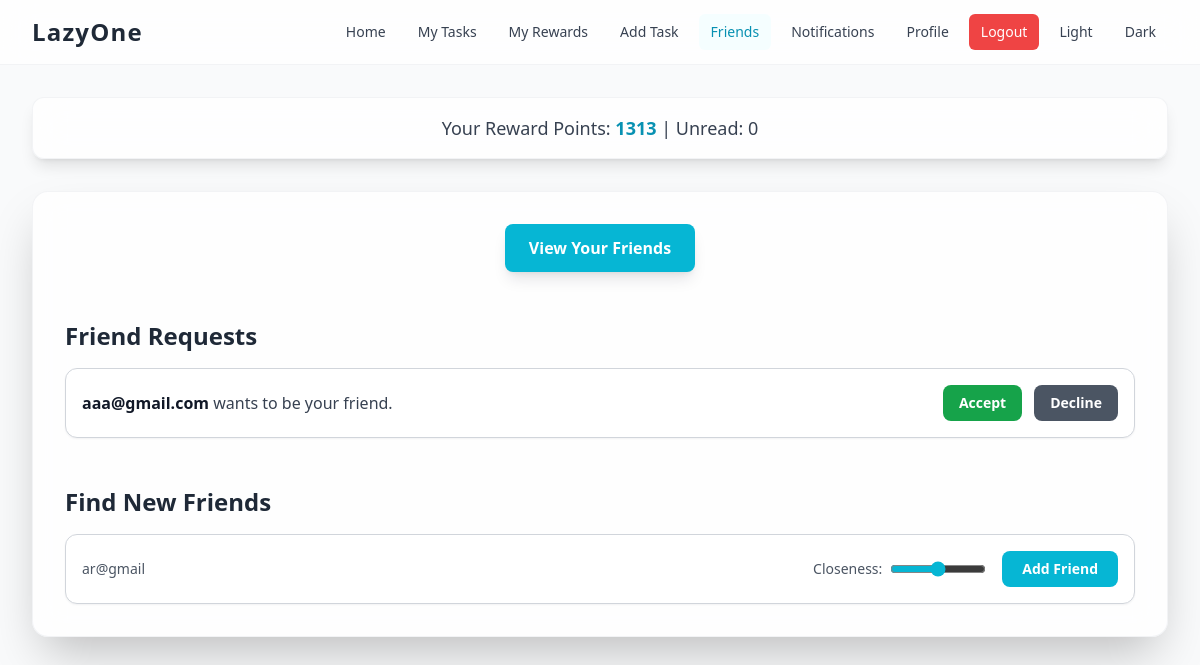
Screenshot of /friends/ (signed in) with the database file from the repository.
### basic/models.py (models this page shows, shortened)
class UserProfile(models.Model):
    user = models.OneToOneField(User, on_delete=models.CASCADE)
    bio = models.CharField(max_length=300,blank=True)
    first_name = models.CharField(max_length=50, blank=True)
    last_name = models.CharField(max_length=50, blank=True)
    college = models.CharField(max_length=100, blank=True)
    room_no = models.CharField(max_length=20, blank=True)
    major = models.CharField(max_length=100, blank=True)
    hostel = models.CharField(max_length=100, blank=True)
    roll_no = models.CharField(max_length=100, blank=True)
    batch = models.IntegerField(default=2029)
    friends = models.ManyToManyField('self', blank=True)
    rewards = models.IntegerField(default=1500)
    phone_number = models.CharField(max_length=20, blank=True)
    is_phone_verified = models.BooleanField(default=False)
    instagram_username = models.CharField(max_length=100, blank=True)
    is_instagram_verified = models.BooleanField(default=False)
    email_otp = models.CharField(max_length=6, blank=True, null=True)
    email_otp_created_at = models.DateTimeField(blank=True, null=True)

class FriendRequest(models.Model):
    from_user = models.ForeignKey(User, related_name='from_user', on_delete=models.CASCADE)
    to_user = models.ForeignKey(User, related_name='to_user', on_delete=models.CASCADE)
    is_accepted = models.BooleanField(default=False)
    created_at = models.DateTimeField(auto_now_add=True)

### basic/views/friends.py (the view)
# urls.py: path('friends/', friends_view, name='friends'),
@login_required(login_url='/login/')
def friends_view(request):
    user_profile = get_object_or_404(UserProfile, user=request.user)
    friendships = Friendship.objects.filter(from_user=user_profile).order_by('-closeness')
    friend_requests = FriendRequest.objects.filter(to_user=request.user, is_accepted=False)
    current_friends = user_profile.friends.all().values_list('user__id', flat=True)
    sent_requests = FriendRequest.objects.filter(from_user=request.user).values_list('to_user_id', flat=True)
    received_requests = FriendRequest.objects.filter(to_user=request.user).values_list('from_user_id', flat=True)
    exclude_ids = set(current_friends) | set(sent_requests) | set(received_requests)
    exclude_ids.add(request.user.id)
    other_users = UserProfile.objects.exclude(user__id__in=exclude_ids)
    context = {
        'friendships': friendships,
        'friend_requests': friend_requests,
        'other_users': other_users
    }
    return render(request, 'friends.html', context)

### basic/context_processors.py (called while the page is built)
def unread_notifications_count(request):
    if request.user.is_authenticated:
        count = request.user.notifications.filter(is_read=False).count()
        return {'unread_notifications_count': count}
    return {'unread_notifications_count': 0}

### basic/templates/friends.html (shortened to what this page needs)
{% extends 'base.html' %}
{% block content %}
<div class="space-y-12">
    <div class="text-center mb-8">
        <button id="open-friends-modal" class="px-6 py-3 bg-cyan-500 hover:bg-cyan-600 text-white font-bold rounded-lg transition-colors duration-200 shadow-lg">
            View Your Friends
        </button>
    </div>
    <div>
        <h2 class="text-2xl font-bold text-gray-800 dark:text-white mb-4">Friend Requests</h2>
        <div class="space-y-3">
            {% for request in friend_requests %}
                <div class="bg-white border border-gray-300 rounded-xl p-4 flex items-center justify-between shadow-sm dark:bg-gray-800 dark:border-gray-700">
                    <p class="text-gray-700 dark:text-gray-300"><strong class="text-gray-900 dark:text-white">{{ request.from_user.username }}</strong> wants to be your friend.</p>
                    <div class="flex items-center space-x-3">
                        <a href="{% url 'accept_friend_request' request.id %}" class="px-4 py-2 bg-green-600 hover:bg-green-700 text-white font-semibold rounded-lg transition-colors text-sm">Accept</a>
                        <a href="{% url 'decline_friend_request' request.id %}" class="px-4 py-2 bg-gray-600 hover:bg-gray-500 text-white font-semibold rounded-lg transition-colors text-sm">Decline</a>
                    </div>
                </div>
            {% empty %}
                <div class="bg-white border border-gray-300 rounded-xl p-8 text-center shadow-sm dark:bg-gray-800 dark:border-gray-700">
                    <p class="text-gray-600 dark:text-gray-400">You have no new friend requests.</p>
                </div>
            {% endfor %}
        </div>
    </div>
    <div>
        <h2 class="text-2xl font-bold text-gray-800 dark:text-white mb-4">Find New Friends</h2>
        <div class="space-y-3">
            {% for profile in other_users %}
                <div class="bg-white border border-gray-300 rounded-xl p-4 flex items-center justify-between shadow-sm dark:bg-gray-800 dark:border-gray-700">
                    <div>
                        <p class="text-sm text-gray-600 dark:text-gray-400">{{ profile.user.username|cut:".com" }}</p>
                    </div>
                    <form action="{% url 'send_friend_request' profile.user.id %}" method="post" class="flex items-center space-x-4">
                        <div class="flex items-center space-x-2">
                            <label for="closeness-{{ profile.user.id }}" class="text-sm text-gray-600 dark:text-gray-400">Closeness:</label>
                            <input type="range" id="closeness-{{ profile.user.id }}" name="closeness" min="0" max="100" value="50" class="w-24 accent-cyan-500">
                        </div>
                        <button type="submit" class="px-5 py-2 bg-cyan-500 hover:bg-cyan-600 text-white font-bold rounded-lg transition-colors text-sm whitespace-nowrap">
                            Add Friend
                        </button>
                    </form>
                </div>
            {% empty %}
                <div class="bg-white border border-gray-300 rounded-xl p-8 text-center shadow-sm dark:bg-gray-800 dark:border-gray-700">
                    <p class="text-gray-600 dark:text-gray-400">No new users to add as friends right now.</p>
                </div>
            {% endfor %}
        </div>
    </div>
</div>
{% endblock %}

### basic/templates/base.html (shortened to what this page needs)
<!DOCTYPE html>
<html lang="en">
<head>
    <script src="https://cdn.tailwindcss.com"></script>
</head>
<body class="font-sans antialiased text-gray-800 bg-gray-50 dark:text-gray-200 dark:bg-gray-900 transition-colors duration-300">
    <div id="vanta-bg"></div>
    <nav id="main-navbar" class="bg-white/80 backdrop-blur-lg border-b border-gray-200/50 sticky top-0 z-50 dark:bg-gray-800/80 dark:border-gray-700/50">
        <div class="max-w-7xl mx-auto px-4 sm:px-6 lg:px-8">
            <div class="flex justify-between items-center h-16">
                <div class="flex-shrink-0">
                    <a href="{% url 'home' %}" class="text-2xl font-bold text-gray-800 tracking-wider dark:text-white">LazyOne</a>
                </div>
                <div class="hidden md:flex md:items-center md:space-x-2">
                    <a href="{% url 'home' %}" class="px-3 py-2 rounded-md text-sm font-medium transition-colors duration-200 {% if request.resolver_match.url_name == 'home' %}text-cyan-600 bg-cyan-50/50 dark:bg-gray-700/50{% else %}text-gray-700 hover:bg-gray-100 hover:text-gray-900 dark:text-gray-300 dark:hover:bg-gray-700/50 dark:hover:text-white{% endif %}">Home</a>
                    {% if user.is_authenticated %}
                        <a href="{% url 'my_tasks' %}" class="px-3 py-2 rounded-md text-sm font-medium transition-colors duration-200 {% if request.resolver_match.url_name == 'my_tasks' %}text-cyan-600 bg-cyan-50/50 dark:bg-gray-700/50{% else %}text-gray-700 hover:bg-gray-100 hover:text-gray-900 dark:text-gray-300 dark:hover:bg-gray-700/50 dark:hover:text-white{% endif %}">My Tasks</a>
                        <a href="{% url 'rewards' %}" class="px-3 py-2 rounded-md text-sm font-medium transition-colors duration-200 {% if request.resolver_match.url_name == 'rewards' %}text-cyan-600 bg-cyan-50/50 dark:bg-gray-700/50{% else %}text-gray-700 hover:bg-gray-100 hover:text-gray-900 dark:text-gray-300 dark:hover:bg-gray-700/50 dark:hover:text-white{% endif %}">My Rewards</a>
                        <a href="{% url 'add_task' %}" class="px-3 py-2 rounded-md text-sm font-medium transition-colors duration-200 {% if request.resolver_match.url_name == 'add_task' %}text-cyan-600 bg-cyan-50/50 dark:bg-gray-700/50{% else %}text-gray-700 hover:bg-gray-100 hover:text-gray-900 dark:text-gray-300 dark:hover:bg-gray-700/50 dark:hover:text-white{% endif %}">Add Task</a>
                        <a href="{% url 'friends' %}" class="px-3 py-2 rounded-md text-sm font-medium transition-colors duration-200 {% if request.resolver_match.url_name == 'friends' %}text-cyan-600 bg-cyan-50/50 dark:bg-gray-700/50{% else %}text-gray-700 hover:bg-gray-100 hover:text-gray-900 dark:text-gray-300 dark:hover:bg-gray-700/50 dark:hover:text-white{% endif %}">Friends</a>
                        <a href="{% url 'notifications' %}" class="flex items-center px-3 py-2 rounded-md text-sm font-medium transition-colors duration-200 {% if request.resolver_match.url_name == 'notifications' %}text-cyan-600 bg-cyan-50/50 dark:bg-gray-700/50{% else %}text-gray-700 hover:bg-gray-100 hover:text-gray-900 dark:text-gray-300 dark:hover:bg-gray-700/50 dark:hover:text-white{% endif %}">
                            <span>Notifications</span>
                        </a>
                        <a href="{% url 'profile' %}" class="px-3 py-2 rounded-md text-sm font-medium transition-colors duration-200 {% if request.resolver_match.url_name == 'profile' %}text-cyan-600 bg-cyan-50/50 dark:bg-gray-700/50{% else %}text-gray-700 hover:bg-gray-100 hover:text-gray-900 dark:text-gray-300 dark:hover:bg-gray-700/50 dark:hover:text-white{% endif %}">Profile</a>
                        <a href="{% url 'logout' %}" class="bg-red-500 hover:bg-red-600 text-white px-3 py-2 rounded-md text-sm font-medium transition-colors duration-200 ml-4">Logout</a>
                    {% else %}
                        <a href="{% url 'login_page' %}" class="bg-cyan-500 hover:bg-cyan-600 text-white px-4 py-2 rounded-md text-sm font-medium transition-colors duration-200 ml-4">Login</a>
                    {% endif %}
                    <button id="light-theme-btn" class="px-3 py-2 rounded-md text-sm font-medium transition-colors duration-200 text-gray-700 hover:bg-gray-100 hover:text-gray-900 dark:text-gray-300 dark:hover:bg-gray-700/50 dark:hover:text-white">Light</button>
                    <button id="dark-theme-btn" class="px-3 py-2 rounded-md text-sm font-medium transition-colors duration-200 text-gray-700 hover:bg-gray-100 hover:text-gray-900 dark:text-gray-300 dark:hover:bg-gray-700/50 dark:hover:text-white">Dark</button>
                </div>
            </div>
        </div>
    </nav>
    <main class="relative z-10 max-w-7xl mx-auto px-4 sm:px-6 lg:px-8 py-8">
        {% if user.is_authenticated and user.userprofile %}
            <div class="bg-white/80 backdrop-blur-lg p-4 rounded-xl mb-8 text-center shadow-lg border border-gray-200/50 dark:bg-gray-800/80 dark:border-gray-700/50">
                <p class="text-lg text-gray-700 dark:text-gray-300">Your Reward Points: <strong class="text-cyan-600 font-semibold">{{ request.user.userprofile.rewards }}</strong> | Unread: {{ unread_notifications_count }}</p>
            </div>
        {% endif %}
        <div class="bg-white/80 backdrop-blur-lg p-6 sm:p-8 rounded-2xl shadow-2xl border border-gray-200/50 dark:bg-gray-800/80 dark:border-gray-700/50">
            {% block content %}
            {% endblock content %}
        </div>
    </main>
</body>
</html>

### basic/templates/base.html (style rules this page uses)
#vanta-bg { position: fixed; top: 0; left: 0; width: 100%; height: 100%; z-index: -1; }
#main-navbar { transition: transform 0.3s ease-in-out; }

### rows the page displays
FriendRequest: from_user.username "aaa@gmail.com"
UserProfile: user.username "ar@gmail"

### other values shown
{{ request.user.userprofile.rewards }} "1313"
{{ unread_notifications_count }} "0"
